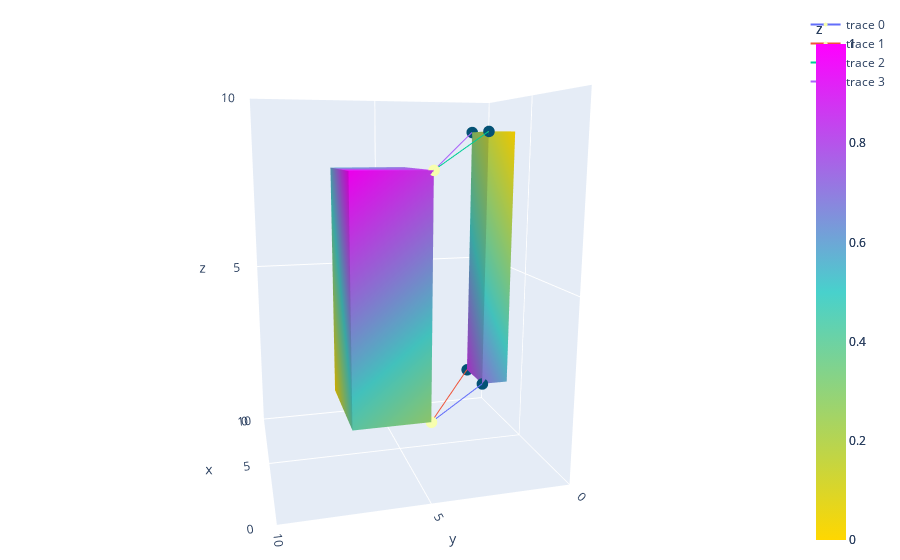

The notebook cell this image was saved under:
### Code cell
def add_3d_line(fig, coordinates: np.array):
    fig.add_trace(
        go.Scatter3d(
            x=coordinates[0],
            y=coordinates[1],
            z=coordinates[2],
            marker={
                "size": 4,
                "color": [0, 1],
                "colorscale": "Bluyl"
            }
))
                

fig = go.Figure()

for points in transformed_points:
    add_3d_line(fig, points)

add_mesh_3d(fig, np.transpose(tree_alpha.data))
add_mesh_3d(fig, np.transpose(tree_beta.data))

fig.update_layout(
    scene = {
        "xaxis": {
            "nticks": 4, 
            "range": [0,10],
        },
        "yaxis": {
            "nticks": 4, 
            "range": [0, 10],
        },
        "zaxis": {
            "nticks": 4, 
            "range": [0,10],
        },
    },
    width=700,
    margin=dict(r=20, l=10, b=10, t=10))

fig.show()

### Figure 1 — Plotly figure (JSON) as saved in the notebook; plotly's stock layout.template omitted (floating-point values rounded to 4 significant figures)
{"data": [{"marker": {"color": [0, 1], "colorscale": [[0, "rgb(247, 254, 174)"], [0.1667, "rgb(183, 230, 165)"], [0.3333, "rgb(124, 203, 162)"], [0.5, "rgb(70, 174, 160)"], [0.6667, "rgb(8, 144, 153)"], [0.8333, "rgb(0, 113, 139)"], [1, "rgb(4, 82, 117)"]], "size": 4}, "type": "scatter3d", "x": [4, 4], "y": [4, 2], "z": [1, 2]}, {"marker": {"color": [0, 1], "colorscale": [[0, "rgb(247, 254, 174)"], [0.1667, "rgb(183, 230, 165)"], [0.3333, "rgb(124, 203, 162)"], [0.5, "rgb(70, 174, 160)"], [0.6667, "rgb(8, 144, 153)"], [0.8333, "rgb(0, 113, 139)"], [1, "rgb(4, 82, 117)"]], "size": 4}, "type": "scatter3d", "x": [4, 6], "y": [4, 2], "z": [1, 2]}, {"marker": {"color": [0, 1], "colorscale": [[0, "rgb(247, 254, 174)"], [0.1667, "rgb(183, 230, 165)"], [0.3333, "rgb(124, 203, 162)"], [0.5, "rgb(70, 174, 160)"], [0.6667, "rgb(8, 144, 153)"], [0.8333, "rgb(0, 113, 139)"], [1, "rgb(4, 82, 117)"]], "size": 4}, "type": "scatter3d", "x": [4, 4], "y": [4, 2], "z": [8, 9]}, {"marker": {"color": [0, 1], "colorscale": [[0, "rgb(247, 254, 174)"], [0.1667, "rgb(183, 230, 165)"], [0.3333, "rgb(124, 203, 162)"], [0.5, "rgb(70, 174, 160)"], [0.6667, "rgb(8, 144, 153)"], [0.8333, "rgb(0, 113, 139)"], [1, "rgb(4, 82, 117)"]], "size": 4}, "type": "scatter3d", "x": [4, 6], "y": [4, 2], "z": [8, 9]}, {"colorbar": {"title": {"text": "z"}}, "colorscale": [[0, "gold"], [0.5, "mediumturquoise"], [1, "magenta"]], "flatshading": true, "i": [7, 0, 0, 0, 4, 4, 6, 6, 4, 0, 3, 2], "intensity": [0, 0.1429, 0.2857, 0.4286, 0.5714, 0.7143, 0.8571, 1], "j": [3, 4, 1, 2, 5, 6, 5, 2, 0, 1, 6, 3], "k": [0, 7, 2, 3, 6, 7, 1, 1, 5, 5, 7, 6], "name": "y", "type": "mesh3d", "x": [9, 9, 4, 4, 9, 9, 4, 4], "y": [7, 4, 4, 7, 7, 4, 4, 7], "z": [1, 1, 1, 1, 8, 8, 8, 8]}, {"colorbar": {"title": {"text": "z"}}, "colorscale": [[0, "gold"], [0.5, "mediumturquoise"], [1, "magenta"]], "flatshading": true, "i": [7, 0, 0, 0, 4, 4, 6, 6, 4, 0, 3, 2], "intensity": [0, 0.1429, 0.2857, 0.4286, 0.5714, 0.7143, 0.8571, 1], "j": [3, 4, 1, 2, 5, 6, 5, 2, 0, 1, 6, 3], "k": [0, 7, 2, 3, 6, 7, 1, 1, 5, 5, 7, 6], "name": "y", "type": "mesh3d", "x": [4, 4, 6, 6, 4, 4, 6, 6], "y": [1, 2, 2, 1, 1, 2, 2, 1], "z": [9, 9, 9, 9, 2, 2, 2, 2]}], "layout": {"autosize": true, "margin": {"b": 10, "l": 10, "r": 20, "t": 10}, "scene": {"aspectmode": "auto", "aspectratio": {"x": 0.8046, "y": 0.9655, "z": 1.287}, "camera": {"center": {"x": 0, "y": 0, "z": 0}, "eye": {"x": -2.199, "y": 0.5614, "z": 0.4568}, "projection": {"type": "perspective"}, "up": {"x": 0, "y": 0, "z": 1}}, "xaxis": {"nticks": 4, "range": [0, 10], "type": "linear"}, "yaxis": {"nticks": 4, "range": [0, 10], "type": "linear"}, "zaxis": {"nticks": 4, "range": [0, 10], "type": "linear"}}}}
